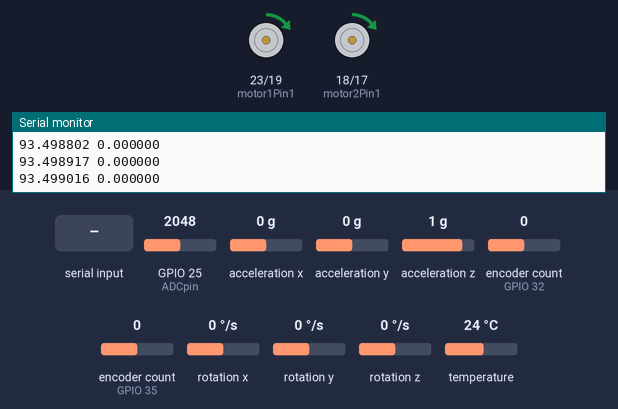
The program below on a simulated ESP32. Shown: motor-driver pin pairs drawn as motors (green arrow = first pin HIGH = forward, orange = second pin HIGH = backward, longer = more drive, scaled by the enable pin), the last lines printed to the serial monitor. The test bench sets the inputs (shaded band); at power-on: acceleration z 1 g, GPIO 25 (ADCpin) = 2048, acceleration x 0 g, acceleration y 0 g, encoder count (sensors on GPIO 32, GPIO 35) 0, rotation x 0 °/s, rotation y 0 °/s, rotation z 0 °/s, temperature 24 °C (analog values on the 0–4095 scale). Nothing arrives over Bluetooth unless stated.

Above: at 1.3 s.
1.4 s: "Tau 1\n" received over the second serial link
At 1.9 s:
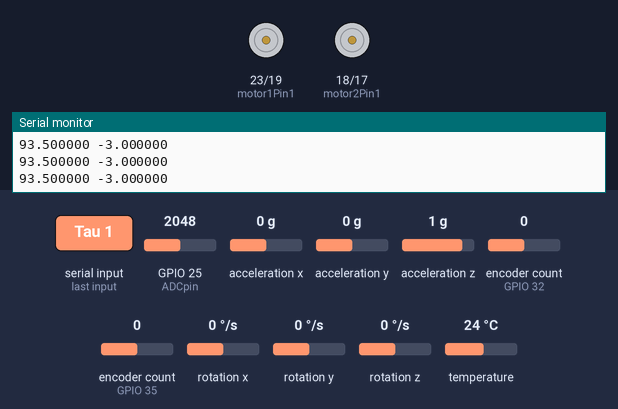
2.9 s: acceleration z set to 0.1 g
4.4 s: acceleration z set to -0.2 g
5.9 s: GPIO 25 (ADCpin) set to 3656
11.3 s: GPIO 25 (ADCpin) set to 3735
At 15.9 s:
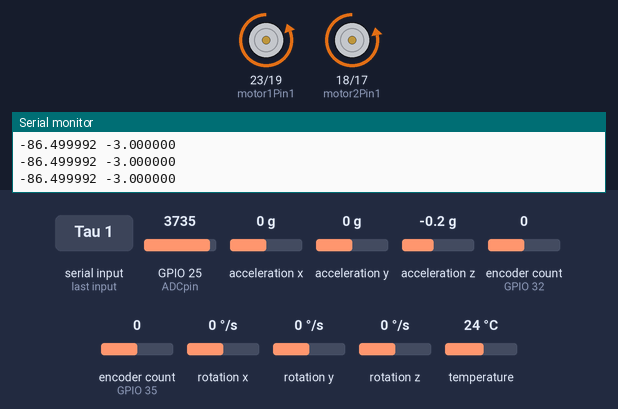
16.6 s: "Kp\n" received over the second serial link
At 17.1 s:
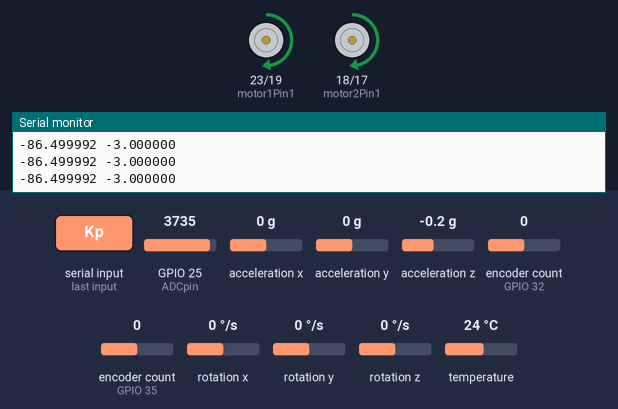
Timing chart, 0 to 19.1 s (numbered marks = the images above; inputs shaded):
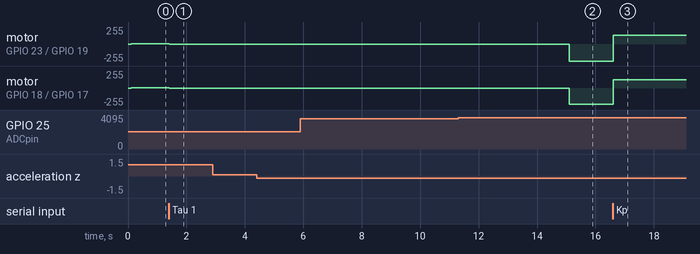

Measured:
- the behaviour switches between 3696 and 3697 on GPIO 25 (ADCpin) (found by bisection; images 1 and 2)
- after the input at 1.4 s, motor on GPIO 23 (motor1Pin1) / GPIO 19 (motor1Pin2), motor on GPIO 18 (motor2Pin1) / GPIO 17 (motor2Pin2): forward 1/255 → stopped at once
- after the input at 11.3 s, motor on GPIO 23 (motor1Pin1) / GPIO 19 (motor1Pin2): stopped → backward 255/255 after 3.8 s; motor on GPIO 18 (motor2Pin1) / GPIO 17 (motor2Pin2): stopped → backward 246/255 after 3.8 s
- after the input at 16.6 s, motor on GPIO 23 (motor1Pin1) / GPIO 19 (motor1Pin2): backward 255/255 → forward 129/255 at once; motor on GPIO 18 (motor2Pin1) / GPIO 17 (motor2Pin2): backward 246/255 → forward 126/255 at once

The program:

main.cpp
```cpp
// Programme ESP32 minimal: envoyer / recevoir des caractères via Bluetooth SPP
// Utiliser une app Android (ex: Bluetooth Electronics ou Serial Bluetooth Terminal)

#include <Arduino.h>
#include <String.h>
#include <Wire.h>
#include <Adafruit_MPU6050.h>
#include <Adafruit_Sensor.h>
#include <math.h>
#include <ESP32Encoder.h>
#include "BluetoothSerial.h"

#define BT_DEVICE_NAME "Gyropode_5"

/* ===================== PINOUT ===================== */
#define CLK1 34
#define DT1 35
#define CLK2 33
#define DT2 32

int motor1Pin1 = 23;
int motor1Pin2 = 19;
int enableAPin = 15;

int motor2Pin1 = 18;
int motor2Pin2 = 17;
int enableBPin = 0;

int ADCpin = 25;

/* ===================== cmd_P ===================== */
const int freq = 30000;
const int pwmChannel_1 = 0;
const int pwmChannel_2 = 1;
const int resolution = 8;
int dutyCycle = 150;

/* ==================== Codeur =======================*/
int pos1 = 0;
int pos2 = 0;
int deltaPos1 = 0;
int deltaPos2 = 0;
float VitesseCentreGeo = 0;

/* ===================== OBJETS ===================== */
ESP32Encoder encoder_1;
ESP32Encoder encoder_2;
Adafruit_MPU6050 mpu;

/* ===================== VARIABLES PARTAGÉES ===================== */
volatile float Ve = 0;     // entrée filtre
volatile float Vs = 0;     // sortie filtre
volatile float erreur = 0; // sortie filtre
float cmd_P = 0;
float cmd_D = 0;
volatile bool FlagCalcul = false;
int maxOutput = 255; // valeur maximale du signal de commande (pwm 8 bits)

float Te = 10;   // ms
float Tau = 100; // ms
float A, B;
int k = 1; // gain
float ax, ay, az, gz;
float vBAT;   // tension batterie
float angleA; // angle de l'accéléromètre
float angleG; // angle du gyroscope

float Kp = 4;   // gain proportionnel
float Kd = 0.1; // gain dérivé
float Kv = 0.4; // gain de compensation de la vitesse
float Kiv = 0.05;
float kdv = 0.3;
float erreurVit = 0;
float integralVit = 0;
float erreurVitp = 0;
int aCons = 0;              // consigne d'angle
int vCons = 0;              // consigne de vitesse
int offset = 130;           // offset pour compenser les imperfections mécaniques (ajusté empiriquement pour que le pwm atteigne 255 à l'équilibre)
float moteur1_ratio = 1.0;  // ratio de puissance moteur 1
float moteur2_ratio = 0.97; // ratio de puissance moteur 2
int OFFSET = 1;

char alim = 1; // alimentation (1 = ON, 0 = OFF)
char BAU = 1;
float tournerGauche = 1;
float tournerDroite = 1;

char aservON = 1;

/*================================ BLUETOOTH ================================*/
BluetoothSerial SerialBT;

// forward declaration so taskCalcul can call reception()
void reception(char ch);

/* ===================== TACHE Batterie ===================== */
void taskBatterie(void *parameters)
{
  TickType_t xLastWakeTime = xTaskGetTickCount();

  while (1)
  {
    vBAT = analogRead(ADCpin);
    vBAT = vBAT * (14.4 / 4095.0);

    alim = (vBAT < 13.0) ? 0 : 1; // couper l'alimentation si la tension est trop basse pour éviter d'endommager la batterie
    SerialBT.print("*T");
    SerialBT.println(String(vBAT * 10, 3));
    vTaskDelayUntil(&xLastWakeTime, pdMS_TO_TICKS(5000));
  }
}

/* ===================== TACHE Control (FILTRE) ===================== */
void taskControl(void *parameters)
{
  TickType_t xLastWakeTime = xTaskGetTickCount();

  while (1)
  {
    sensors_event_t a, g, temp;
    mpu.getEvent(&a, &g, &temp);

    ax = a.acceleration.x; // m/s^2
    ay = a.acceleration.y;
    az = a.acceleration.z;
    gz = g.gyro.y; // rad/s

    erreurVit = vCons - VitesseCentreGeo;
    integralVit += erreurVit * Kiv;
    if (integralVit > 3)
      integralVit = 3; // limiter la consigne d'angle pour éviter les commandes trop agressives
    if (integralVit < -3)
      integralVit = -3;

    aCons = (erreurVit)*Kv + integralVit - OFFSET + (erreurVit-erreurVitp)*kdv; // consigne d'angle ajustée en fonction de la vitesse actuelle pour compenser les imperfections mécaniques
    if (aCons > 30-OFFSET)
      aCons = 30-OFFSET; // limiter la consigne d'angle pour éviter les commandes trop agressives
    if (aCons < -30-OFFSET)
      aCons = -30-OFFSET;

    // Position
    deltaPos1 = encoder_1.getCount() - pos1;
    deltaPos2 = encoder_2.getCount() - pos2;

    VitesseCentreGeo = ((deltaPos1 + deltaPos2) / 2.0);

    // angle from accelerometer: convert radians -> degrees
    float angleA_rad = atan2(az, ax);
    angleA = angleA_rad * 180.0 / M_PI; // degrees
    angleA += 3.5;

    // gyro: g.gyro.z is in rad/s -> convert to deg/s and integrate over Tau (ms -> s)
    angleG = (gz * 180.0 / M_PI) * (Tau / 1000.0); // degrees

    Ve = angleG + angleA;
    Vs = A * Ve + B * Vs;

    erreur = aCons - Vs;

    cmd_P = Kp * erreur;
    cmd_D = cmd_P - (Kd * gz * (180 / M_PI));

    // Contrôle de direction via les pins numériques (selon le signe de cmd_D)
    digitalWrite(motor1Pin1, (cmd_D > 0) ? LOW : HIGH);
    digitalWrite(motor1Pin2, (cmd_D > 0) ? HIGH : LOW);
    digitalWrite(motor2Pin1, (cmd_D > 0) ? LOW : HIGH);
    digitalWrite(motor2Pin2, (cmd_D > 0) ? HIGH : LOW);

    // Modulation de vitesse en fonction de la magnitude
    int pwm_speed = min(maxOutput, (int)(abs(cmd_D) + offset));

    ledcWrite(pwmChannel_1, moteur1_ratio * pwm_speed * alim * aservON * BAU + tournerGauche); // appliquer l'alimentation (alim = 0 => pwm = 0)
    ledcWrite(pwmChannel_2, moteur2_ratio * pwm_speed * alim * aservON * BAU + tournerDroite);

    pos1 = encoder_1.getCount();
    pos2 = encoder_2.getCount();

    erreurVitp = erreurVit;

    FlagCalcul = true;
    vTaskDelayUntil(&xLastWakeTime, pdMS_TO_TICKS(Te));
  }
}

/* ===================== TACHE Calcul ===================== */
void taskCalcul(void *parameters)
{
  while (1)
  {
    if (FlagCalcul)
    {
      FlagCalcul = false;
    }

    /* BLUETOOTH - forward between USB Serial and Bluetooth SPP */
    // Forward data from USB Serial -> Bluetooth
    while (Serial.available())
    {
      int c = Serial.read();
      SerialBT.write((uint8_t)c);
    }
    // Forward data from Bluetooth -> USB Serial
    while (SerialBT.available())
    {
      int c = SerialBT.read();
      // immediate short commands over Bluetooth: '0' -> vCons=0, '1' -> vCons=5, '3' -> vCons=-5
      if (c == '0')
      {
        aservON = 1;
        vCons = 0;
        tournerGauche = 0;
        tournerDroite = 0;
      }
      else if (c == '1')
      {
        aservON = 1;
        vCons = -8;
        tournerGauche = 0;
        tournerDroite = 0;
      }
      else if (c == '3')
      {
        aservON = 1;
        vCons = 8;
        tournerGauche = 0;
        tournerDroite = 0;
      }
      else if (c == '2')
      {
        aservON = 0;
        tournerDroite = 50;
        tournerGauche = 100;
      }
      else if (c == '4')
      {
        aservON = 0;
        tournerGauche = 50;
        tournerDroite = 100;
      }
      else if (c == '8')
      {
        BAU = 1;
      }
      else if (c == '9')
      {
        BAU = 0;
      }

      // also feed the reception() parser (for line-based commands)
      reception((char)c);
      Serial.write((uint8_t)c);
    }

    vTaskDelay(pdMS_TO_TICKS(20));
  }
}

/* ===================== SETUP ===================== */
void setup()
{
  /* Serial then Bluetooth initialization */
  Serial.begin(115200);
  delay(100);
  // start Bluetooth SPP without PIN; device name defined by macro
  if (!SerialBT.begin(BT_DEVICE_NAME))
  {
    Serial.println("Erreur: impossible d'initialiser BluetoothSerial");
  }
  else
  {
    Serial.print("Bluetooth SPP ready: ");
    Serial.println(BT_DEVICE_NAME);
  }

  Serial.println("The device started, now you can pair it with bluetooth!");
  Serial.println("Systeme demarre");

  /* Encodeurs */
  // ESP32Encoder::useInternalWeakPullResistors = UP;
  encoder_1.attachFullQuad(DT1, CLK1);
  encoder_2.attachFullQuad(DT2, CLK2);

  /* PWM */
  pinMode(motor1Pin1, OUTPUT);
  pinMode(motor1Pin2, OUTPUT);
  pinMode(motor2Pin1, OUTPUT);
  pinMode(motor2Pin2, OUTPUT);

  // Set motor pins to fixed state (never changes again)
  // Direction is now controlled via PWM channels instead
  digitalWrite(motor1Pin1, LOW);
  digitalWrite(motor1Pin2, HIGH);
  digitalWrite(motor2Pin1, LOW);
  digitalWrite(motor2Pin2, HIGH);

  ledcSetup(pwmChannel_1, freq, resolution);
  ledcSetup(pwmChannel_2, freq, resolution);
  ledcAttachPin(enableAPin, pwmChannel_1);
  ledcAttachPin(enableBPin, pwmChannel_2);
  ledcWrite(pwmChannel_1, dutyCycle);
  ledcWrite(pwmChannel_2, dutyCycle);

  /* I2C + MPU6050 */
  Wire.begin();
  if (!mpu.begin())
  {
    Serial.println("MPU6050 NON DETECTE");
    while (1)
      ;
  }

  mpu.setAccelerometerRange(MPU6050_RANGE_2_G); // reverifier les courbes
  mpu.setGyroRange(MPU6050_RANGE_2000_DEG);

  /* ADC */
  analogReadResolution(12);
  analogSetPinAttenuation(ADCpin, ADC_11db);

  /* Coeff filtre */
  A = 1 / (1 + Tau / Te);
  B = (Tau / Te) * A;

  /* TACHES */
  xTaskCreate(taskBatterie, "Batterie", 6000, NULL, 5, NULL);
  xTaskCreate(taskControl, "Control", 4000, NULL, 10, NULL);
  xTaskCreate(taskCalcul, "Calcul", 6000, NULL, 1, NULL);
}

void reception(char ch)
{
  static int i = 0;
  static String chaine = "";
  String commande;
  String valeur;
  int index, length;

  if ((ch == 13) or (ch == 10))
  {
    index = chaine.indexOf(' ');
    length = chaine.length();
    if (index == -1)
    {
      commande = chaine;
      valeur = "";
    }
    else
    {
      commande = chaine.substring(0, index);
      valeur = chaine.substring(index + 1, length);
    }

    if (commande == "Tau")
    {
      Tau = valeur.toFloat();
      // calcul coeff filtre
      A = 1 / (1 + Tau / Te);
      B = Tau / Te * A;
    }
    if (commande == "Te")
    {
      Te = valeur.toInt();
      A = 1 / (1 + Tau / Te);
      B = Tau / Te * A;
    }

    if (commande == "Kp")
    {
      Kp = valeur.toFloat();
    }
    if (commande == "Kd")
    {
      Kd = valeur.toFloat();
    }
    if (commande == "Kv")
    {
      Kv = valeur.toFloat();
    }

    chaine = "";
  }
  else
  {
    chaine += ch;
  }
}

/* ===================== LOOP ===================== */
void loop()
{
  if (FlagCalcul == 1)
  {
    // Serial.printf("%f %f %f %f\n", Vs, VitesseCentreGeo, cmd_P, cmd_D);

    Serial.printf("%f %f\n", Vs, integralVit);
    FlagCalcul = 0;
  }
}

void serialEvent()
{
  while (Serial.available() > 0) // tant qu'il y a des caractères à lire
  {
    reception(Serial.read());
  }
}
```
